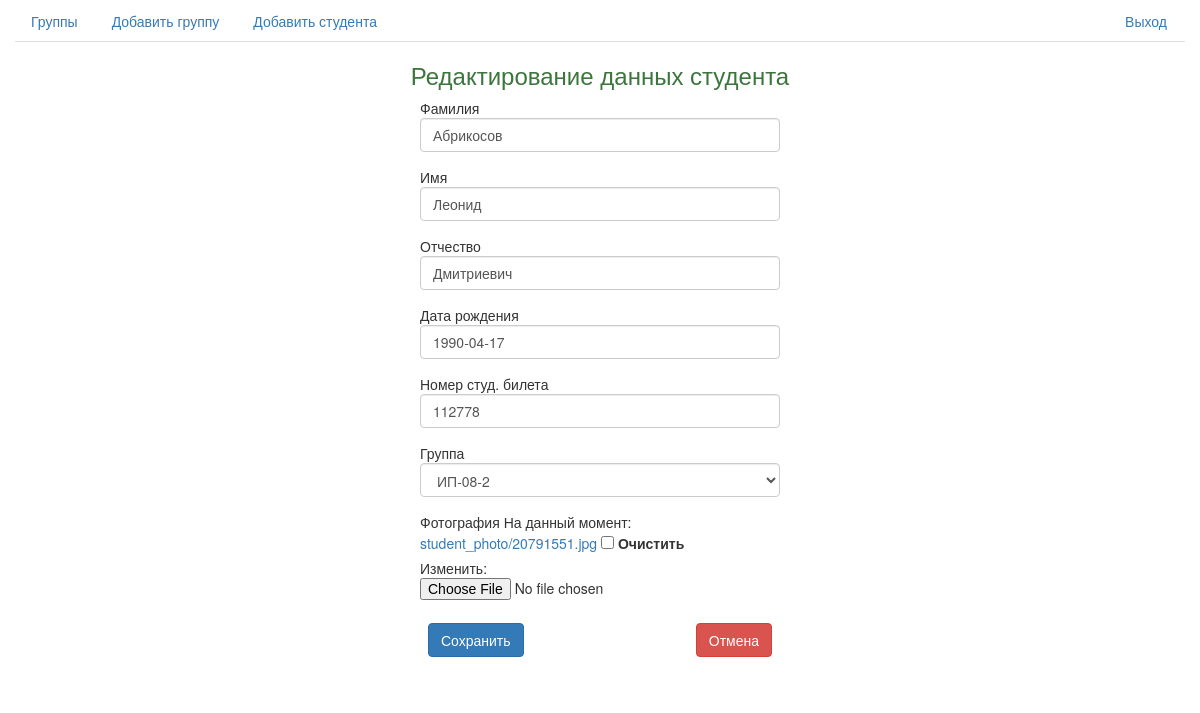
Before: /edit_student/30/ (signed in) with the older database file.
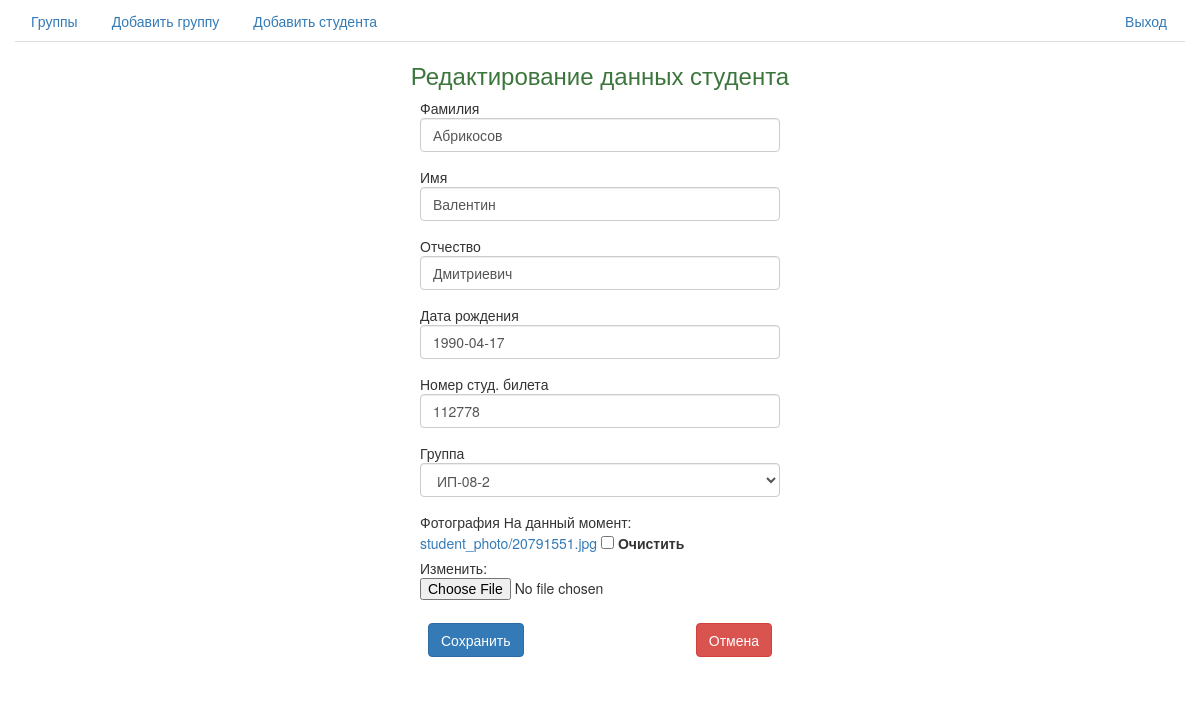
After: the same page with the newer database file.
### student/models.py (models this page shows, shortened)
class Student(models.Model):
    last_name = models.CharField(max_length=255, verbose_name=u'Фамилия')
    first_name = models.CharField(max_length=255, verbose_name=u'Имя')
    patronymic = models.CharField(max_length=255, verbose_name=u'Отчество')
    photo = models.ImageField(upload_to='student_photo',null=True, blank=True, verbose_name=u'Фотография')
    birth_day = models.DateField(auto_now=False, verbose_name=u'Дата рождения')
    students_ticket_number = models.PositiveIntegerField(verbose_name=u'Номер студ. билета')
    in_group = models.ForeignKey('Group', related_name='r_students', verbose_name=u'Группа')
    def __unicode__(self):
        return u"%s %s %s (группа %s)" % (self.last_name, self.first_name, self.patronymic, self.in_group)
    class Meta:
        ordering = ['last_name', 'first_name']
        verbose_name = u'Студент'
        verbose_name_plural = u'Студенты'

### app/views.py (the view, shortened to what this page needs)
# urls.py: url(r'^edit_student/(?P<pk>\d+)/$', StudentEditView.as_view(), name='edit_student'),
class StudentEditView(UpdateView):
    template_name = 'edit_student.html'
    model = Student
    form_class = StudentAddForm
    @method_decorator(login_required)
    def dispatch(self, *args, **kwargs):
        return super(StudentEditView, self).dispatch(*args, **kwargs)

### app/form.py
class StudentAddForm(forms.ModelForm):
    class Meta:
        model = Student
        fields = ('last_name', 'first_name', 'patronymic', 'birth_day', 'students_ticket_number', 'in_group', 'photo')
        widgets = {
            'last_name': forms.TextInput(attrs={'class': "form-control"}),
            'first_name': forms.TextInput(attrs={'class': "form-control"}),
            'patronymic': forms.TextInput(attrs={'class': "form-control"}),
            'birth_day': forms.DateInput(attrs={'class': "form-control"}),
            'in_group': forms.Select(attrs={'class': "form-control"}),
            'students_ticket_number': forms.TextInput(attrs={'class': "form-control"}),
        }

### student/context_processor.py (called while the page is built)
def context_settings(request):
    return {'settings': settings}

### student/models.py (called while the page is built)
    def __unicode__(self):
        return self.title

### templates/edit_student.html (shortened to what this page needs)
{% extends "base.html" %}
{% block content %}
<div class="container-fluid">
	<div class="row">
		<div class="col-md-12">
			<h3 class="text-center text-success">
				Редактирование данных студента
			</h3>
		</div>
	</div>
	<div class="row">
		<div class="col-md-4">
		</div>
		<div class="col-md-4">
			<form role="form" method="post" enctype="multipart/form-data">{% csrf_token %}
				{% for field in form %}
                    <div class="form-group">
                        {% if field.errors %}
                            <div class="alert alert-warning" role="alert">
                                {{ field.label }}
                                {{ field }}{{ field.errors }}
                            </div>
                        {% else %}
                            {{ field.label }}
                            {{ field }}
                        {% endif %}
                    </div>
                {% endfor %}
				<table class="table">
                    <thead>
                        <tr>
                            <td class="text-left">
                                <input type="submit" value="Сохранить" class="btn btn-primary"/>
                            </td>
                            <td class="text-right">
                                <a href="/student_detail/{{ student.id }}"><button type="button" class="btn btn-danger">Отмена</button></a>
                            </td>
                        </tr>
                    </thead>
                </table>
			</form>
		</div>
		<div class="col-md-4">
		</div>
	</div>
</div>
{% endblock %}

Changed rows visible on the page:
changed Student "Абрикосов": first_name "Леонид" → "Валентин"
